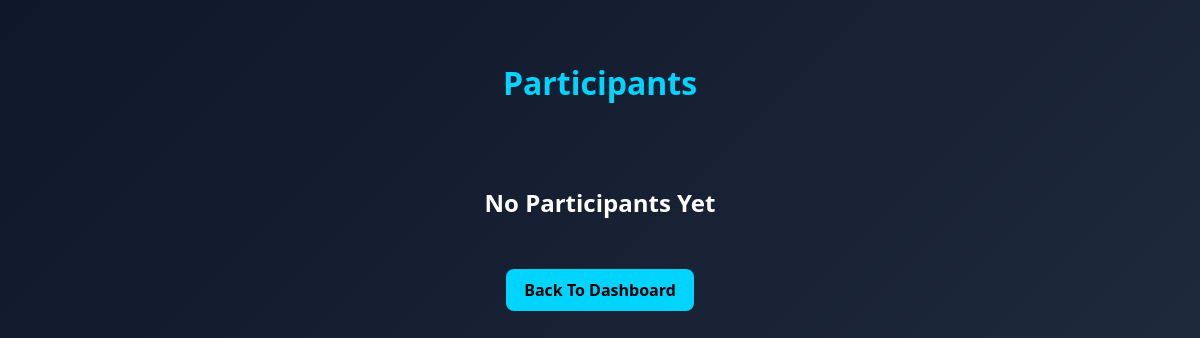
Before: /participants/6 with the older database file.
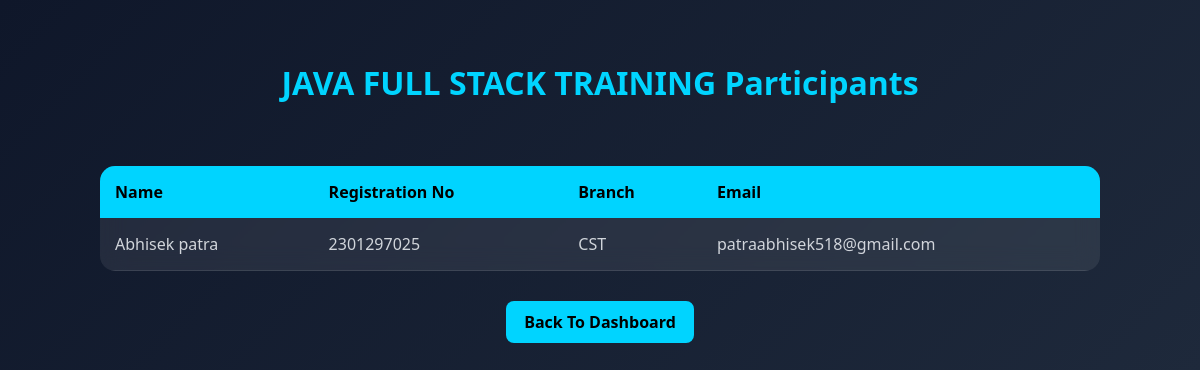
After: the same page with the newer database file.
### tables this page shows
CREATE TABLE events (
            id INTEGER PRIMARY KEY AUTOINCREMENT,
            event_name TEXT,
            event_date TEXT,
            event_time TEXT,
            venue TEXT,
            guest_speaker TEXT,
            event_goal TEXT,
            description TEXT
        , capacity INTEGER DEFAULT 50);

CREATE TABLE students (
    id INTEGER PRIMARY KEY AUTOINCREMENT,
    name TEXT,
    registration_no TEXT,
    contact TEXT,
    branch TEXT,
    email TEXT UNIQUE,
    password TEXT
, profile_image TEXT);

### app.py (the view)
@app.route("/participants/<int:event_id>")
def participants(event_id):
    conn = sqlite3.connect("events.db")
    cursor = conn.cursor()
    cursor.execute("SELECT event_name FROM events WHERE id=?", (event_id,))
    event = cursor.fetchone()
    cursor.execute(
        """
        SELECT students.name,
               students.registration_no,
               students.branch,
               students.email
        FROM registrations
        JOIN students
        ON registrations.student_id = students.id
        WHERE registrations.event_id = ?
    """,
        (event_id,),
    )
    participants = cursor.fetchall()
    conn.close()
    return render_template("participants.html", participants=participants, event=event)

### templates/participants.html (shortened to what this page needs)
<!DOCTYPE html>
<html lang="en">
<head>
    <link rel="stylesheet" href="{{ url_for('static',
    filename='css/participants.css') }}">
</head>
<body>
    <div class="header">
        <h1>{{ event[0] }} Participants</h1>
    </div>
    <div class="table-wrapper">
        {% if participants %}
        <table class="participants-table">
            <tr>
                <th>Name</th>
                <th>Registration No</th>
                <th>Branch</th>
                <th>Email</th>
            </tr>
            {% for student in participants %}
            <tr>
                <td>{{ student[0] }}</td>
                <td>{{ student[1] }}</td>
                <td>{{ student[2] }}</td>
                <td>{{ student[3] }}</td>
            </tr>
            {% endfor %}
        </table>
        {% else %}
        <div class="no-participants">
            <h2>No Participants Yet</h2>
        </div>
        {% endif %}
    </div>
    <div class="footer-btn">
        <a href="/admin" class="btn">
            Back To Dashboard
        </a>
    </div>
</body>
</html>

Changed rows visible on the page:
added events: event_name "JAVA FULL STACK TRAINING"
added students: name "Abhisek patra", registration_no "2301297025", branch "CST", email "patraabhisek518@gmail.com"
Other visible differences:
text no longer shown: "No Participants Yet"
text now shown: "Name Registration No Branch Email"
